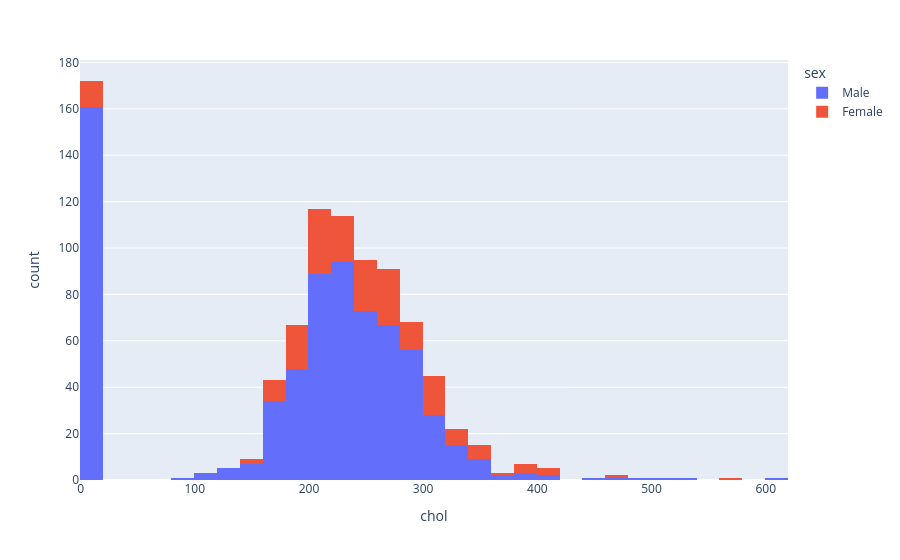

Write notebook code for a chart like this one.
### Code cell
px.histogram(data_frame=df, x='chol', color='sex')

### Figure 1 — Plotly figure (JSON) as saved in the notebook; plotly's stock layout.template omitted (floating-point values rounded to 4 significant figures; data arrays with more than 128 entries replaced by an {"elided": "..."} marker saying what was removed)
{"data": [{"alignmentgroup": "True", "bingroup": "x", "hovertemplate": "sex=Male<br>chol=%{x}<br>count=%{y}<extra></extra>", "legendgroup": "Male", "marker": {"color": "#636efa", "pattern": {"shape": ""}}, "name": "Male", "offsetgroup": "Male", "orientation": "v", "showlegend": true, "type": "histogram", "x": {"elided": "726 int values"}, "xaxis": "x", "yaxis": "y"}, {"alignmentgroup": "True", "bingroup": "x", "hovertemplate": "sex=Female<br>chol=%{x}<br>count=%{y}<extra></extra>", "legendgroup": "Female", "marker": {"color": "#EF553B", "pattern": {"shape": ""}}, "name": "Female", "offsetgroup": "Female", "orientation": "v", "showlegend": true, "type": "histogram", "x": {"elided": "194 int values"}, "xaxis": "x", "yaxis": "y"}], "layout": {"barmode": "relative", "legend": {"title": {"text": "sex"}, "tracegroupgap": 0}, "margin": {"t": 60}, "xaxis": {"anchor": "y", "domain": [0, 1], "title": {"text": "chol"}}, "yaxis": {"anchor": "x", "domain": [0, 1], "title": {"text": "count"}}}}
